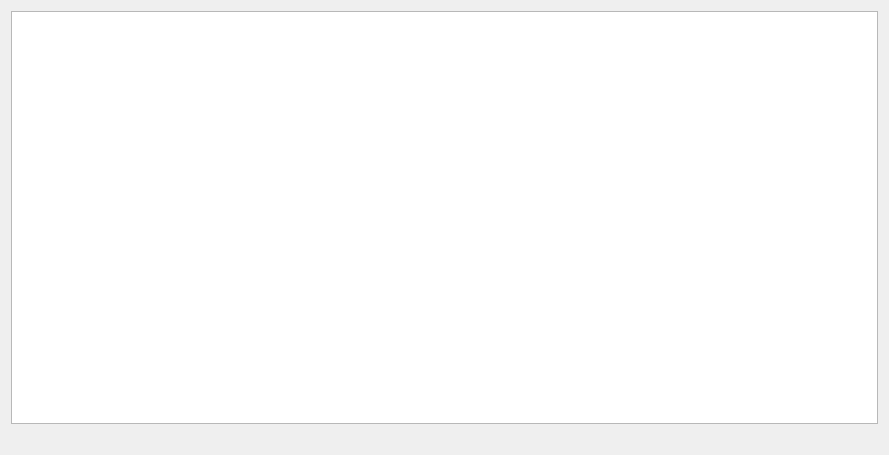
<?xml version="1.0" encoding="UTF-8"?>
<ui version="4.0">
 <class>UICallstackView</class>
 <widget class="QWidget" name="UICallstackView">
  <property name="geometry">
   <rect>
    <x>0</x>
    <y>0</y>
    <width>889</width>
    <height>455</height>
   </rect>
  </property>
  <property name="windowTitle">
   <string>Form</string>
  </property>
  <property name="styleSheet">
   <string notr="true"/>
  </property>
  <layout class="QVBoxLayout" name="verticalLayout">
   <item>
    <widget class="QTreeView" name="callstack"/>
   </item>
   <item>
    <widget class="QLabel" name="info">
     <property name="text">
      <string/>
     </property>
    </widget>
   </item>
   <item>
    <layout class="QHBoxLayout" name="horizontalLayout"/>
   </item>
  </layout>
 </widget>
 <resources/>
 <connections/>
</ui>
